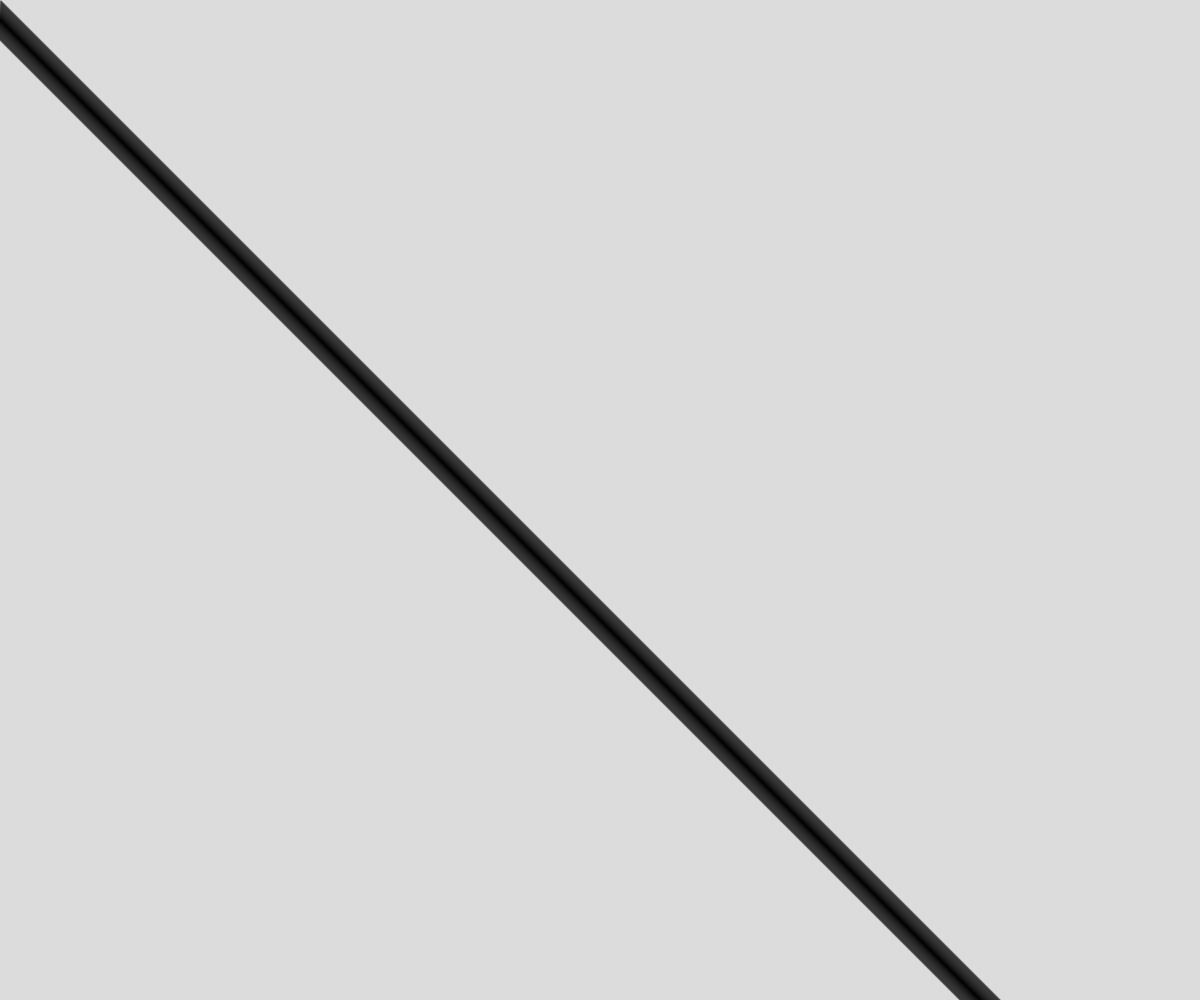
Frame 1 (no input)
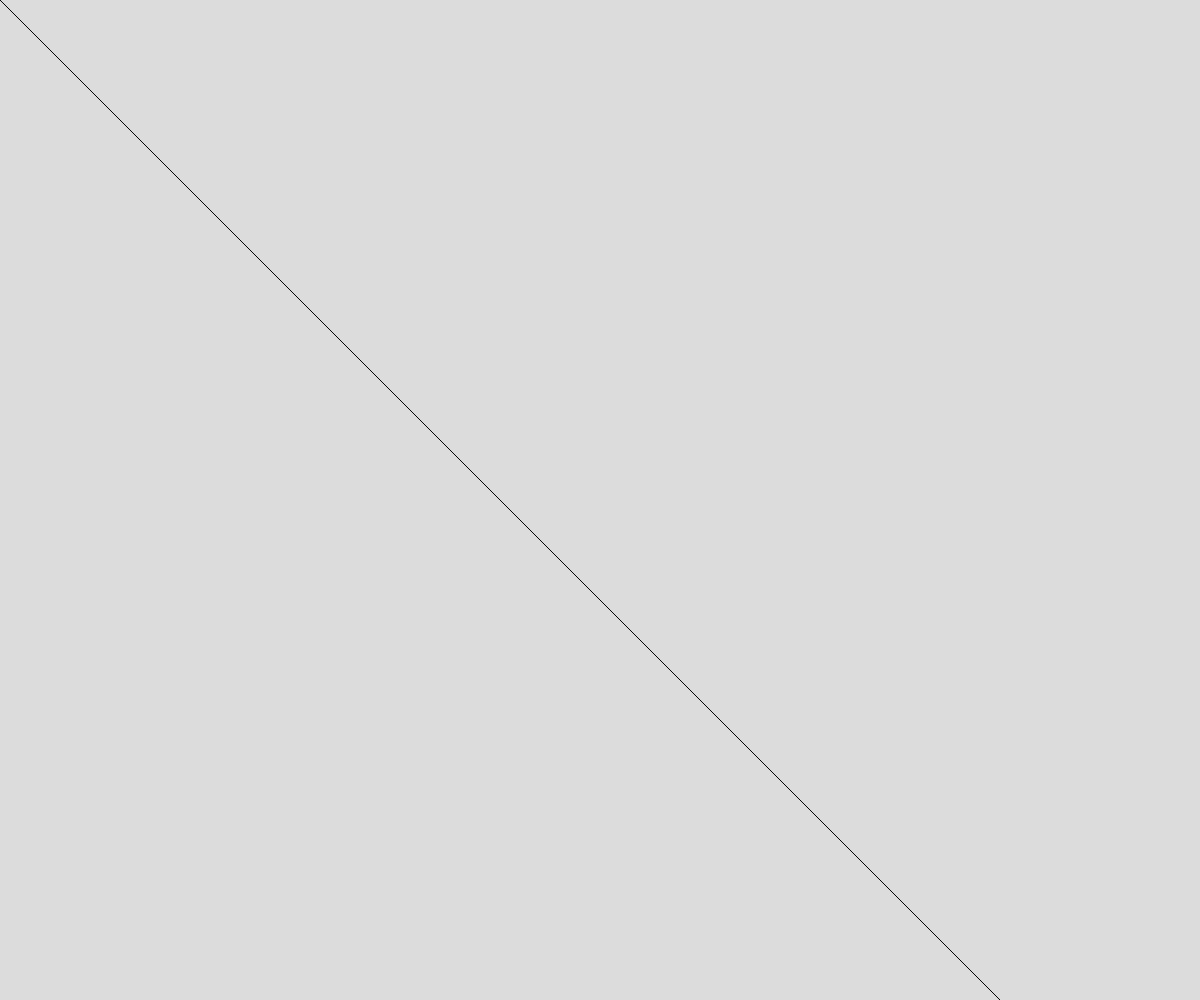
Frame 60 (no input)
Frame 120 (the mouse pressed at the canvas centre since frame 60): identical to frame 60, image omitted

The p5.js sketch that drew these frames (run headless with seeded random() and noise() and a simulated clock; from frame 60 on, the mouse is pressed at the canvas centre):

// p5.js sketch
// ── sketch.js
// Generative Art Warp=Up
// Thomas Schorr
// March 13th, 2020
//
// Extra for Experts:
// - describe what you did to take this project "above and beyond"

let sinePeriod = 1;
let sineScale = 10;
let currentLineX = 0;
let currentLineY = 40;
let increaseLineX = 1;
let increaseLineY = 1;

function setup() {
  createCanvas(windowWidth, windowHeight);
}

function drawSingleLine() {
  for (let x = 0; x < width; x += sinePeriod) {
    line(currentLineX, currentLineY, currentLineX + increaseLineX, currentLineX + increaseLineY);
    currentLineX += increaseLineX;
    currentLineY += increaseLineY;
  }
  currentLineX = 0;
  currentLineY = 0;
}

function draw() {
  background(220);
  drawSingleLine();
  print(currentLineX);
}
